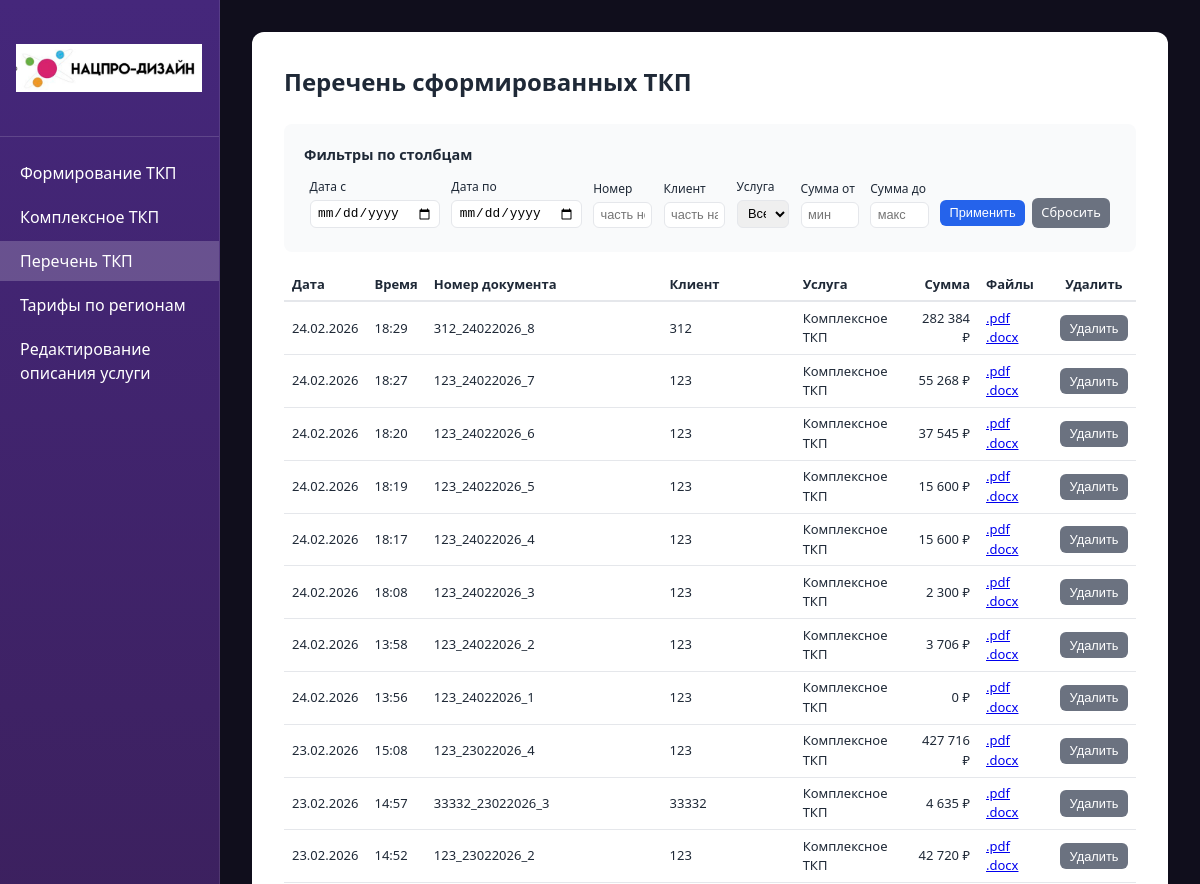
Page /table/ (signed in, upper part) on the earlier database version.
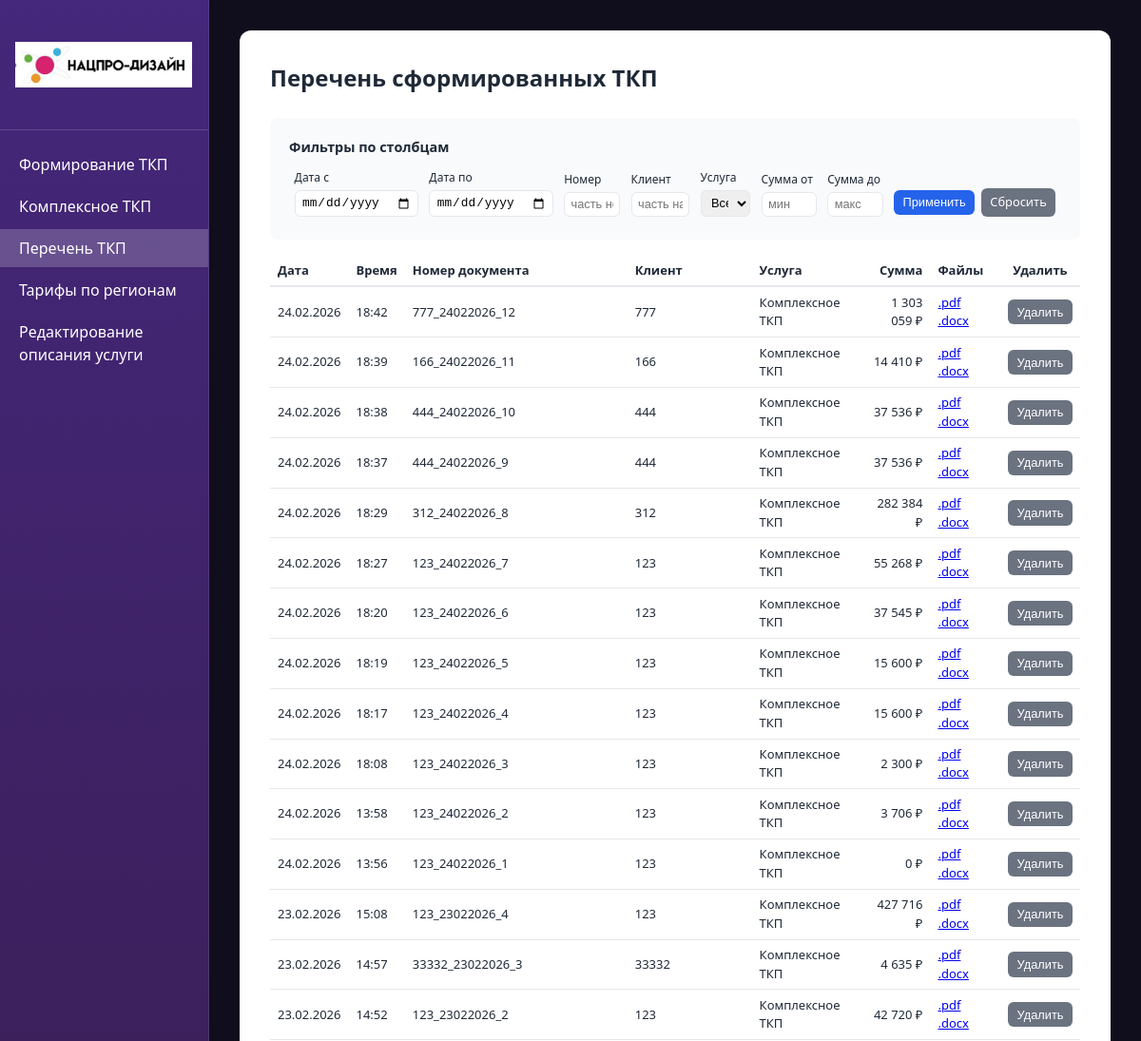
Same page on the later database version.
### proposals/models.py (models this page shows, shortened)
class TKPRecord(models.Model):
    date = models.DateField('Дата')
    number = models.CharField('Номер документа', max_length=150, unique=True)
    client = models.CharField('Клиент', max_length=255, blank=True)
    service = models.CharField('Услуга', max_length=255)
    sum_total = models.DecimalField('Сумма', max_digits=15, decimal_places=2, default=0)
    created_at = models.DateTimeField('Создано', auto_now_add=True)
    class Meta:
        verbose_name = 'Запись ТКП'
        verbose_name_plural = 'Записи ТКП'
        ordering = ['-created_at']

### proposals/views.py (the view, shortened to what this page needs)
# urls.py: path('table/', views.table_view, name='table'),
@login_required
@require_http_methods(['GET', 'POST'])
def table_view(request):
    records = TKPRecord.objects.all()
    date_from = request.GET.get('date_from', '').strip()
    date_to = request.GET.get('date_to', '').strip()
    number = request.GET.get('number', '').strip()
    client = request.GET.get('client', '').strip()
    service = request.GET.get('service', '').strip()
    sum_min = request.GET.get('sum_min', '').strip()
    sum_max = request.GET.get('sum_max', '').strip()
    if date_from:
        try:
            d = datetime.strptime(date_from, '%Y-%m-%d').date()
            records = records.filter(date__gte=d)
        except ValueError:
            pass
    if date_to:
        try:
            d = datetime.strptime(date_to, '%Y-%m-%d').date()
            records = records.filter(date__lte=d)
        except ValueError:
            pass
    if number:
        records = records.filter(number__icontains=number)
    if client:
        records = records.filter(client__icontains=client)
    if service:
        records = records.filter(service=service)
    if sum_min:
        try:
            records = records.filter(sum_total__gte=Decimal(sum_min.replace(',', '.')))
        except (ValueError, Exception):
            pass
    if sum_max:
        try:
            records = records.filter(sum_total__lte=Decimal(sum_max.replace(',', '.')))
        except (ValueError, Exception):
            pass
    services = list(TKPRecord.objects.values_list('service', flat=True).distinct().order_by('service'))
    context = {
        'records': records,
        'filters': {
            'date_from': date_from,
            'date_to': date_to,
            'number': number,
            'client': client,
            'service': service,
            'sum_min': sum_min,
            'sum_max': sum_max,
        },
        'services_list': services,
    }
    return render(request, 'proposals/table.html', context)

### proposals/templatetags/proposal_filters.py (called while the page is built)
@register.filter
def format_price(value):
    if value is None:
        return ''
    try:
        s = str(int(value))
    except (ValueError, TypeError):
        return str(value)
    n = len(s)
    if n <= 3:
        return s
    r = n % 3 or 3
    result = s[:r]
    for i in range(r, n, 3):
        result += ' ' + s[i:i + 3]
    return result

### proposals/templates/proposals/table.html (shortened to what the changed rows need)
{% extends "proposals/base.html" %}
{% load proposal_filters %}
{% block container_extra_class %}container--wide{% endblock %}
{% block content %}
<div style="overflow-x: auto;">
<h1>Перечень сформированных ТКП</h1>
<table class="table-tkp-list" style="width: 100%; border-collapse: collapse; margin-top: 1rem; font-size: 0.8125rem;">
    <thead>
        <tr style="border-bottom: 2px solid var(--border);">
            <th style="text-align: left; padding: 0.4rem 0.5rem;">Дата</th>
            <th style="text-align: left; padding: 0.4rem 0.5rem;">Время</th>
            <th style="text-align: left; padding: 0.4rem 0.5rem;">Номер документа</th>
            <th style="text-align: left; padding: 0.4rem 0.5rem;">Клиент</th>
            <th style="text-align: left; padding: 0.4rem 0.5rem;">Услуга</th>
            <th style="text-align: right; padding: 0.4rem 0.5rem;">Сумма</th>
            <th style="text-align: left; padding: 0.4rem 0.5rem;">Файлы</th>
            <th style="text-align: center; padding: 0.4rem 0.5rem; width: 5rem;">Удалить</th>
        </tr>
    </thead>
    <tbody>
        {% for r in records %}
        <tr style="border-bottom: 1px solid var(--border);">
            <td style="padding: 0.4rem 0.5rem;">{{ r.date|date:"d.m.Y" }}</td>
            <td style="padding: 0.4rem 0.5rem;">{{ r.created_at|time:"H:i" }}</td>
            <td style="padding: 0.4rem 0.5rem;">{{ r.number }}</td>
            <td style="padding: 0.4rem 0.5rem;">{{ r.client|default:"—" }}</td>
            <td style="padding: 0.4rem 0.5rem;">{{ r.service }}</td>
            <td style="padding: 0.4rem 0.5rem; text-align: right;">{{ r.sum_total|format_price }} ₽</td>
            <td style="padding: 0.4rem 0.5rem;">
                <a href="{% url 'proposals:download_file' 'pdf' %}?f={{ r.number|urlencode }}" class="table-file-link">.pdf</a>
                <a href="{% url 'proposals:download_file' 'docx' %}?f={{ r.number|urlencode }}" class="table-file-link">.docx</a>
            </td>
            <td style="padding: 0.4rem 0.5rem; text-align: center;">
                <form method="post" action="{% url 'proposals:table' %}{% if request.GET %}?{{ request.GET.urlencode }}{% endif %}" style="display: inline;" onsubmit="return confirm('Удалить эту запись и файлы ТКП?');">
                    <button type="submit" class="btn btn-secondary btn-sm">Удалить</button>
                </form>
            </td>
        </tr>
        {% empty %}
        <tr>
            <td colspan="8" style="padding: 0.75rem; color: var(--text-muted); font-size: 0.8125rem;">Нет сформированных ТКП</td>
        </tr>
        {% endfor %}
    </tbody>
</table>
</div>
{% endblock %}

Differences in the rows shown:
added TKPRecord: date "24.02.2026", created_at "18:42", number "777_24022026_12", client "777", service "Комплексное ТКП", sum_total "1 303 059"
added TKPRecord: date "24.02.2026", created_at "18:39", number "166_24022026_11", client "166", service "Комплексное ТКП", sum_total "14 410"
added TKPRecord: date "24.02.2026", created_at "18:38", number "444_24022026_10", client "444", service "Комплексное ТКП", sum_total "37 536"
added TKPRecord: date "24.02.2026", created_at "18:37", number "444_24022026_9", client "444", service "Комплексное ТКП", sum_total "37 536"
